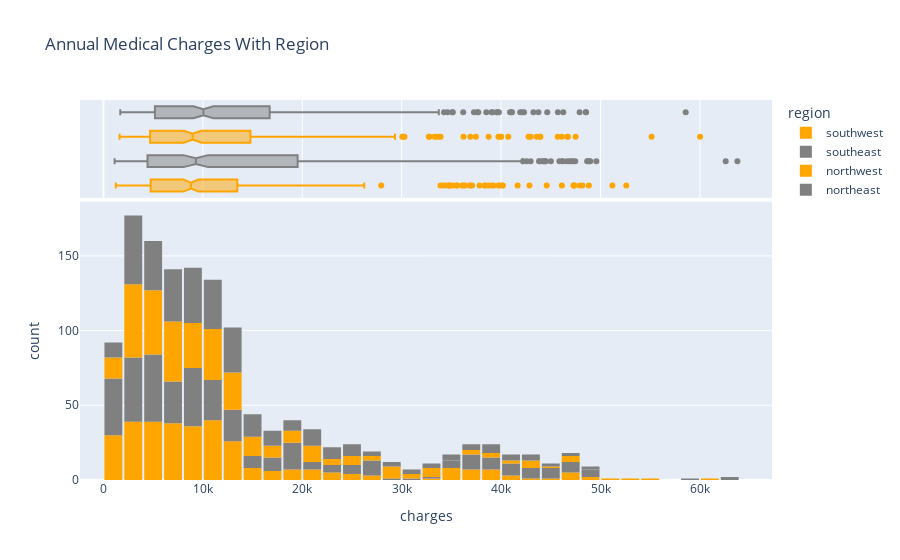

This figure's notebook cell:
### Code cell
fig = px.histogram(medical_df,
                  x='charges',
                  marginal='box',
                  color='region',
                  color_discrete_sequence=['orange','grey'],
                  title='Annual Medical Charges With Region')
fig.update_layout(bargap=0.1)
fig.show()

### Figure 1 — Plotly figure (JSON) as saved in the notebook; plotly's stock layout.template omitted (floating-point values rounded to 4 significant figures; data arrays with more than 128 entries replaced by an {"elided": "..."} marker saying what was removed)
{"data": [{"bingroup": "x", "hovertemplate": "region=southwest<br>charges=%{x}<br>count=%{y}<extra></extra>", "legendgroup": "southwest", "marker": {"color": "orange", "pattern": {"shape": ""}}, "name": "southwest", "orientation": "v", "showlegend": true, "type": "histogram", "x": {"elided": "325 float values"}, "xaxis": "x", "yaxis": "y"}, {"hovertemplate": "region=southwest<br>charges=%{x}<extra></extra>", "legendgroup": "southwest", "marker": {"color": "orange"}, "name": "southwest", "notched": true, "showlegend": false, "type": "box", "x": {"elided": "325 float values"}, "xaxis": "x2", "yaxis": "y2"}, {"bingroup": "x", "hovertemplate": "region=southeast<br>charges=%{x}<br>count=%{y}<extra></extra>", "legendgroup": "southeast", "marker": {"color": "grey", "pattern": {"shape": ""}}, "name": "southeast", "orientation": "v", "showlegend": true, "type": "histogram", "x": {"elided": "364 float values"}, "xaxis": "x", "yaxis": "y"}, {"hovertemplate": "region=southeast<br>charges=%{x}<extra></extra>", "legendgroup": "southeast", "marker": {"color": "grey"}, "name": "southeast", "notched": true, "showlegend": false, "type": "box", "x": {"elided": "364 float values"}, "xaxis": "x2", "yaxis": "y2"}, {"bingroup": "x", "hovertemplate": "region=northwest<br>charges=%{x}<br>count=%{y}<extra></extra>", "legendgroup": "northwest", "marker": {"color": "orange", "pattern": {"shape": ""}}, "name": "northwest", "orientation": "v", "showlegend": true, "type": "histogram", "x": {"elided": "325 float values"}, "xaxis": "x", "yaxis": "y"}, {"hovertemplate": "region=northwest<br>charges=%{x}<extra></extra>", "legendgroup": "northwest", "marker": {"color": "orange"}, "name": "northwest", "notched": true, "showlegend": false, "type": "box", "x": {"elided": "325 float values"}, "xaxis": "x2", "yaxis": "y2"}, {"bingroup": "x", "hovertemplate": "region=northeast<br>charges=%{x}<br>count=%{y}<extra></extra>", "legendgroup": "northeast", "marker": {"color": "grey", "pattern": {"shape": ""}}, "name": "northeast", "orientation": "v", "showlegend": true, "type": "histogram", "x": {"elided": "324 float values"}, "xaxis": "x", "yaxis": "y"}, {"hovertemplate": "region=northeast<br>charges=%{x}<extra></extra>", "legendgroup": "northeast", "marker": {"color": "grey"}, "name": "northeast", "notched": true, "showlegend": false, "type": "box", "x": {"elided": "324 float values"}, "xaxis": "x2", "yaxis": "y2"}], "layout": {"bargap": 0.1, "barmode": "relative", "legend": {"title": {"text": "region"}, "tracegroupgap": 0}, "title": {"text": "Annual Medical Charges With Region"}, "xaxis": {"anchor": "y", "domain": [0, 1], "title": {"text": "charges"}}, "xaxis2": {"anchor": "y2", "domain": [0, 1], "matches": "x", "showgrid": true, "showticklabels": false}, "yaxis": {"anchor": "x", "domain": [0, 0.7326], "title": {"text": "count"}}, "yaxis2": {"anchor": "x2", "domain": [0.7426, 1], "matches": "y2", "showgrid": false, "showline": false, "showticklabels": false, "ticks": ""}}}
